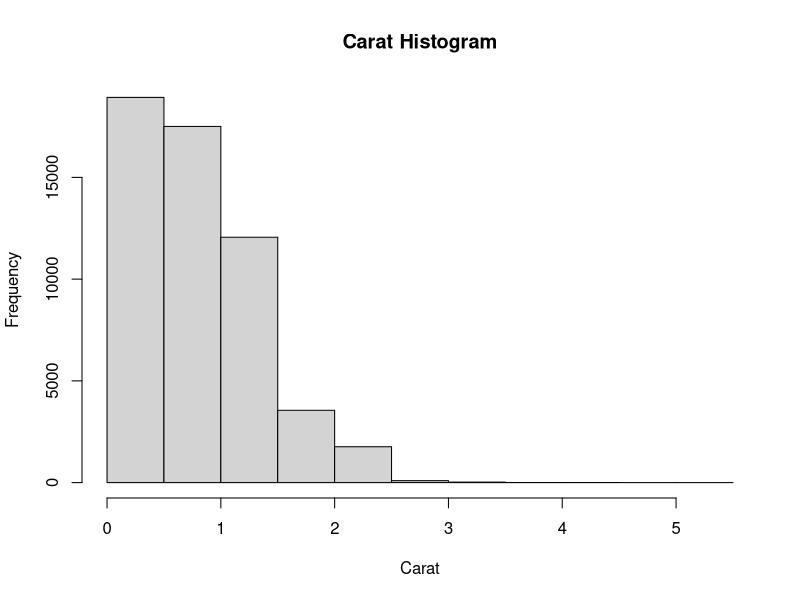
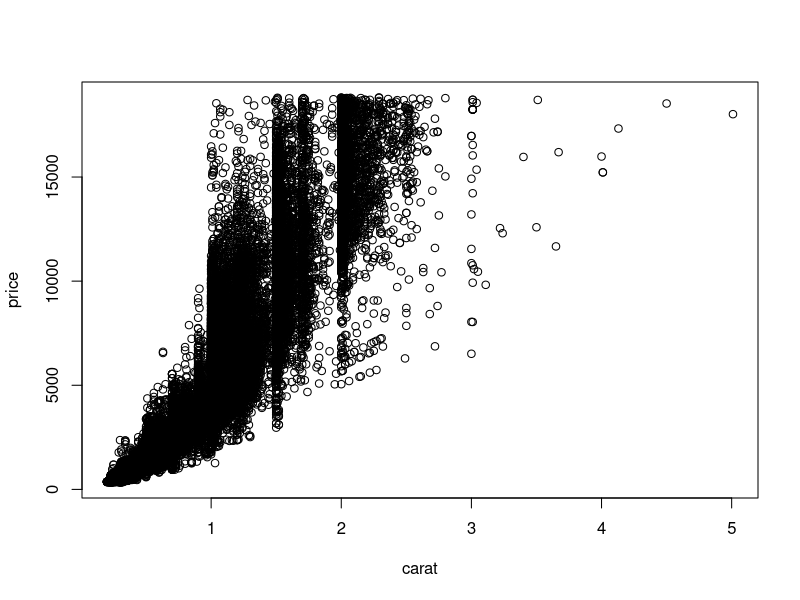
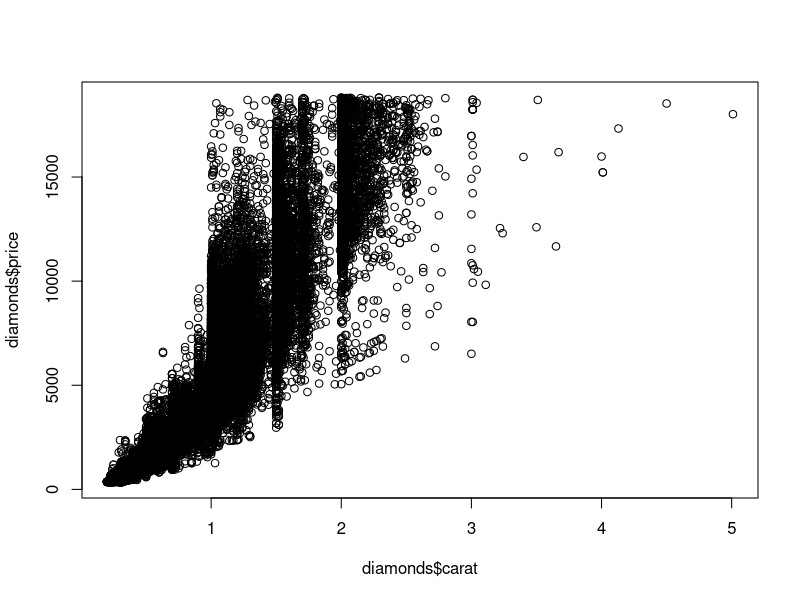
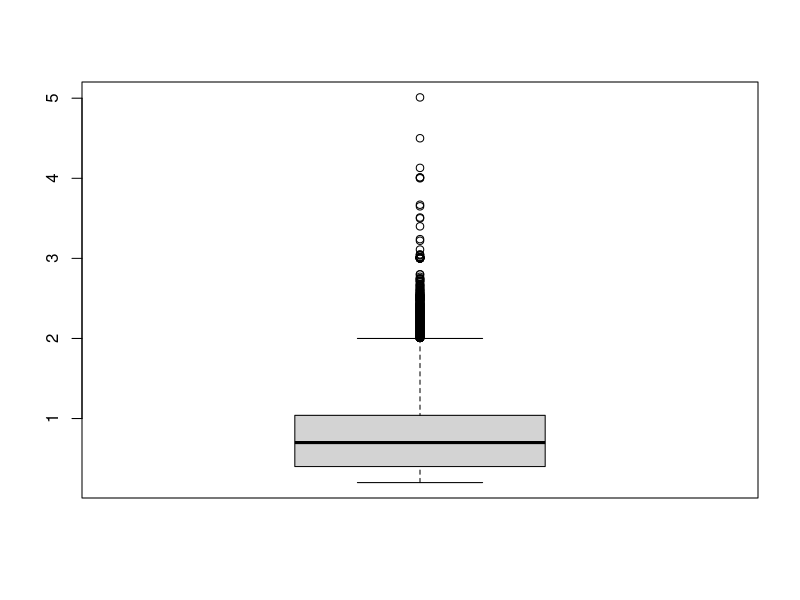
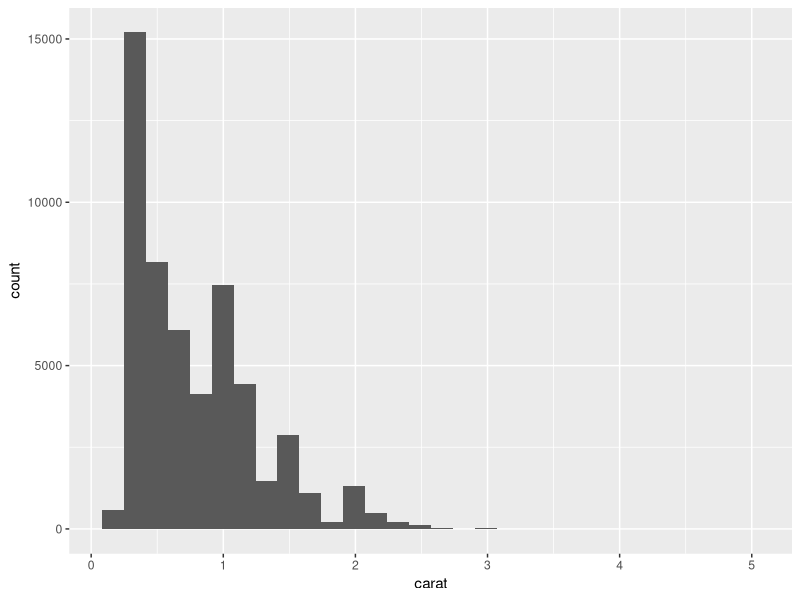
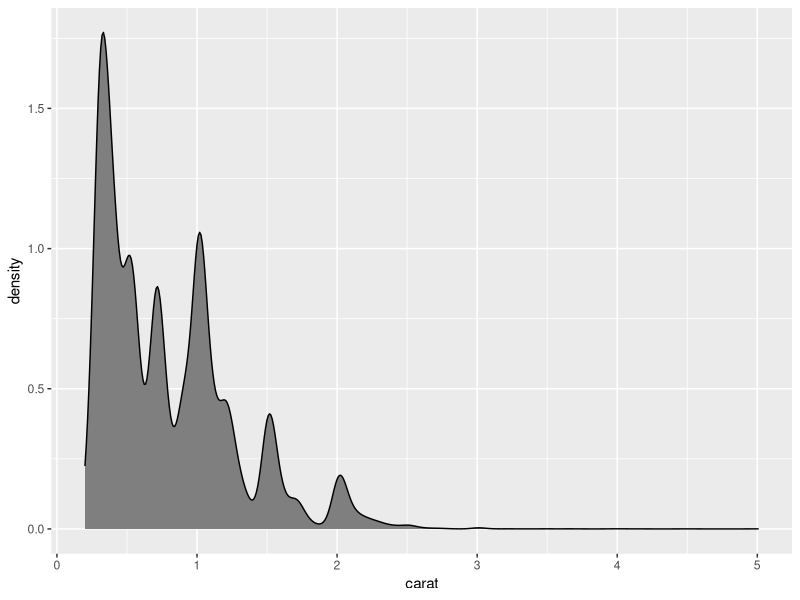
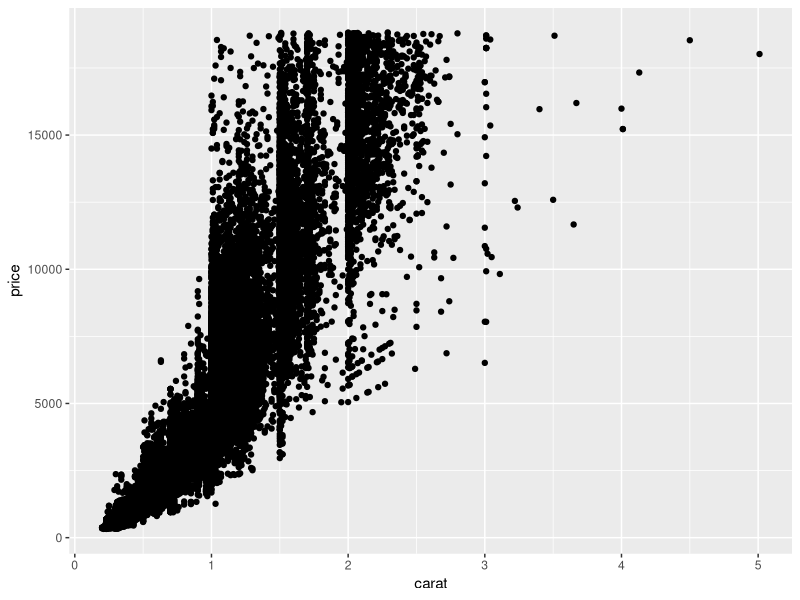
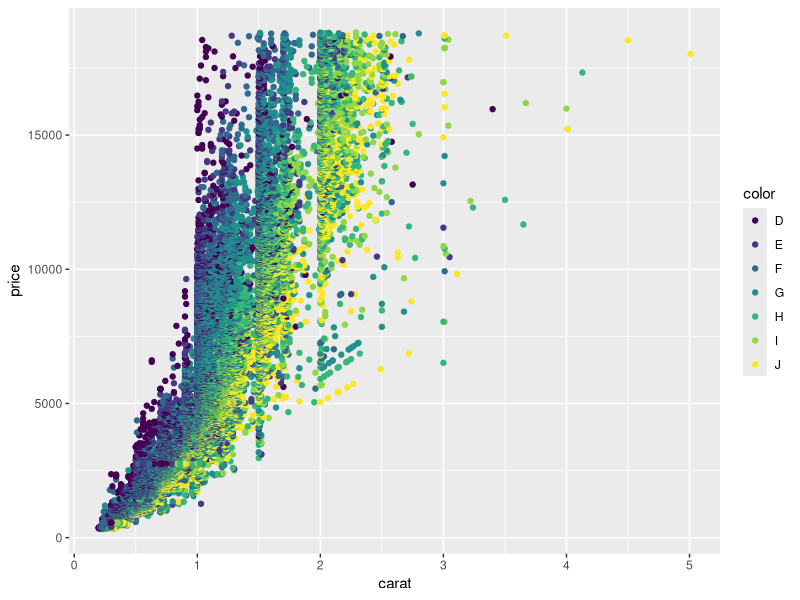

The R source for these figures, in order:
######################################
#   Chapter 7: Statistical Graphics  #
#   May 5th, 2016                    #
######################################
library(ggplot2)

# 7.1 - Base Graphics
data(diamonds)
head(diamonds)

# Histograms
hist(diamonds$carat, main = "Carat Histogram", xlab = "Carat")

# Base Scatterplot
plot(price ~ carat, data = diamonds)
plot(diamonds$carat, diamonds$price)

# Boxplots
boxplot(diamonds$carat)

# 7.2 - ggplot2
# Histrograms and Densities
ggplot(data = diamonds) + geom_histogram(aes(x = carat))
ggplot(data = diamonds) + geom_density(aes(x = carat), fill = "grey50")

# Scatterplots
ggplot(diamonds, aes(x = carat, y = price)) + geom_point()

# Save the basics of ggplot object to a variable
g <- ggplot(diamonds, aes(x = carat, y = price))
g + geom_point(aes(color = color))

g + geom_point(aes(color = color)) + facet_wrap(~color)
g + geom_point(aes(color = color)) + facet_grid(cut ~ clarity)
ggplot(diamonds, aes(x = carat)) + geom_histogram() + facet_wrap(~color)

# Boxplots and Violins Plots
ggplot(diamonds, aes(y = carat, x = 1)) + geom_boxplot()
ggplot(diamonds, aes(y = carat, x = cut)) + geom_boxplot()
ggplot(diamonds, aes(y = carat, x = cut)) + geom_violin()

# Adding Layers to the Violin Plot
ggplot(diamonds, aes(y = carat, x = cut)) + geom_point() + geom_violin()
ggplot(diamonds, aes(y = carat, x = cut)) + geom_violin() + geom_point() 

# Line Graphs
ggplot(economics, aes(x = date, y = pop)) + geom_line()

# Load the lubridate package
install.packages("lubridate")
require(lubridate)

## Create the year and month variables
economics$year <- year(economics$date)
# the label argument to month means that the result should be the 
# names of the month instead of the number
economics$month <- month(economics$date, label=TRUE)

# subset the data
# the which function returns the indices of observations where the
# tested condition was TRUE
econ2000 <- economics[which(economics$year >= 2000), ]

# load the scales package for better axis formatting
require(scales)

# build the foundations of the plot
g <- ggplot(econ2000, aes(x=month, y=pop))
# add lines color coded and group by year
# the group aesthetic breaks the data into separate groups
g <- g + geom_line(aes(color=factor(year), group=year))
# name the legend "Year"
g <- g + scale_color_discrete(name="Year")
# format the y axis
g <- g + scale_y_continuous(labels=comma)
# add a title and axis labels
g <- g + labs(title="Population Growth", x="Month", y="Population")
# plot the graph
g

# Themes
install.packages("ggthemes")
require(ggthemes)
# build a plot and store it in g2
g2 <- ggplot(diamonds, aes(x = carat, y = price)) +
    geom_point(aes(color=color))

# apply a few themes
g2 + theme_economist() + scale_colour_economist()
g2 + theme_excel() + scale_colour_excel()
g2 + theme_tufte()
g2 + theme_wsj()


